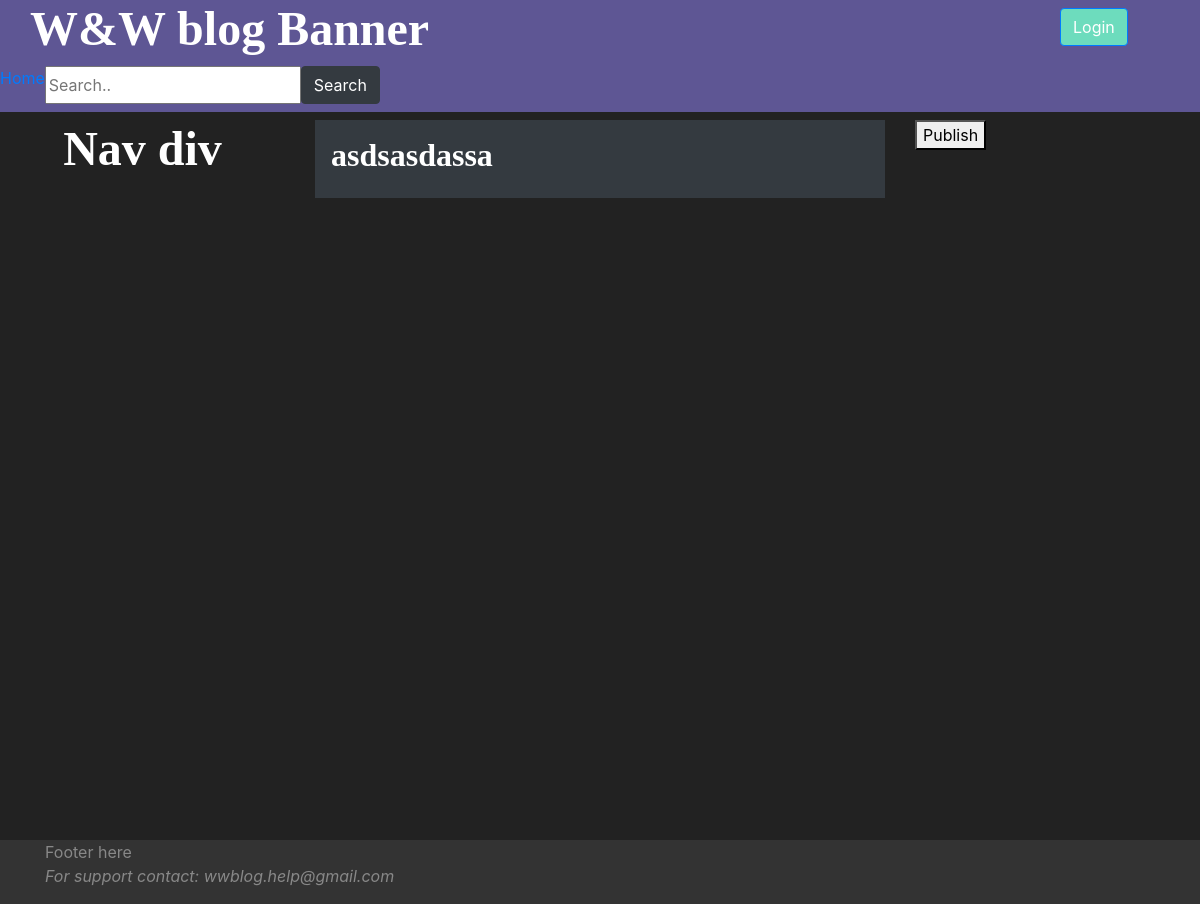
The app's page /post/6/view/, older data.
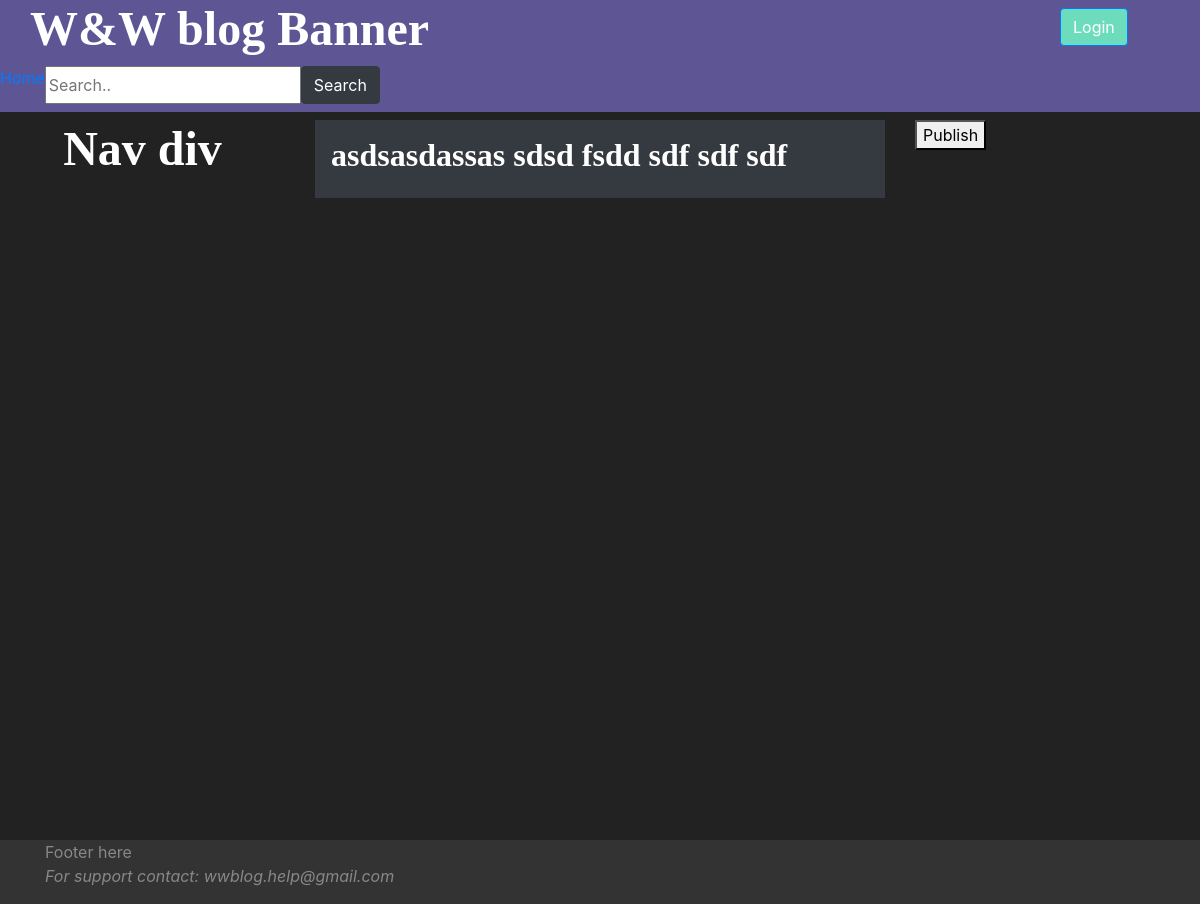
The same page, newer data.
### wwapp/models.py (models this page shows, shortened)
class Article(models.Model):
    article_id = models.AutoField(primary_key=True)
    article_title = models.CharField(max_length=45)
    pub_date = models.DateTimeField(blank=True, null=True)
    author = models.ForeignKey(User, on_delete=models.PROTECT)
    published = models.BooleanField(default=False)
    creation_date = models.DateTimeField(auto_now_add=True)
    article_parent = models.ForeignKey("Article", on_delete=models.SET_NULL, null=True, blank=True)
    """
    # populate with -  default=timezone.now - from django.utils.timezone.now()
    # edit_date = models.DateField(auto_now=True)
    # can be used instead auto_now_add = True,
    """
    class Meta:
        indexes = [
            models.Index(fields=['article_title']),
            models.Index(fields=['author']),
        ]
    def __str__(self):
        output = f"\n - ID: {self.article_id}" \
                 f"\n - Title: {self.article_title}" \
                 f"\n - By: {self.author.username}"
        return output

### wwapp/views.py (the view)
# urls.py: path('post/<int:article_id>/view/', views.open_article, name='open_article'),
def open_article(request, article_id):
    article = get_object_or_404(Article, article_id=article_id)
    values = {
        'article': article,
        'article_text': article.__str__(),
    }
    return render(request, "wwapp/open_article.html", values)

### wwapp/templates/wwapp/open_article.html (shortened to what this page needs)
{% extends 'wwapp/base.html' %}
{% block title %}
    {% load static %}
{% endblock %}
{% block content %}
    <h3>{{ article.article_title }}</h3>
{% endblock %}
{% block right_nav %}
    {% if article.published %}
        <button>Draft</button>
    {% else %}
        <button>Publish</button>
    {% endif %}
{% endblock %}

Row changes from the older to the newer data that the page shows:
changed Article: article_title "asdsasdassa" → "asdsasdassas sdsd fsdd sdf sdf sdf"
